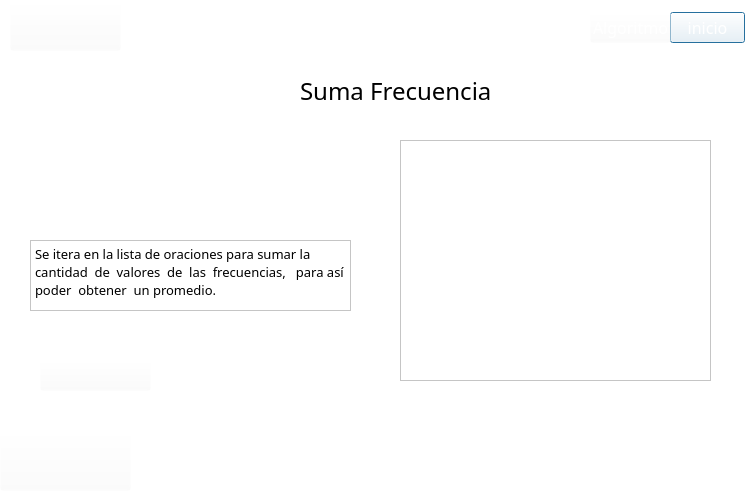
<?xml version="1.0" encoding="UTF-8"?>
<ui version="4.0">
 <class>Dialog</class>
 <widget class="QDialog" name="Dialog">
  <property name="geometry">
   <rect>
    <x>0</x>
    <y>0</y>
    <width>750</width>
    <height>495</height>
   </rect>
  </property>
  <property name="minimumSize">
   <size>
    <width>750</width>
    <height>495</height>
   </size>
  </property>
  <property name="maximumSize">
   <size>
    <width>750</width>
    <height>495</height>
   </size>
  </property>
  <property name="font">
   <font>
    <weight>75</weight>
    <bold>true</bold>
   </font>
  </property>
  <property name="windowTitle">
   <string>Paso 6</string>
  </property>
  <property name="styleSheet">
   <string notr="true">background-color: rgb(255, 255, 255, 255);</string>
  </property>
  <widget class="QPushButton" name="inicio">
   <property name="geometry">
    <rect>
     <x>670</x>
     <y>12</y>
     <width>75</width>
     <height>31</height>
    </rect>
   </property>
   <property name="font">
    <font>
     <family>Sylfaen</family>
     <pointsize>12</pointsize>
    </font>
   </property>
   <property name="cursor">
    <cursorShape>PointingHandCursor</cursorShape>
   </property>
   <property name="styleSheet">
    <string notr="true">background-color: rgb(255, 255, 255, 0);
font: 12pt &quot;Sylfaen&quot;;
color: rgb(255, 255, 255);</string>
   </property>
   <property name="text">
    <string>inicio</string>
   </property>
  </widget>
  <widget class="QLabel" name="label_2">
   <property name="geometry">
    <rect>
     <x>0</x>
     <y>-2</y>
     <width>751</width>
     <height>51</height>
    </rect>
   </property>
   <property name="text">
    <string/>
   </property>
   <property name="pixmap">
    <pixmap>../Images/header.png</pixmap>
   </property>
  </widget>
  <widget class="QPushButton" name="pushButton">
   <property name="geometry">
    <rect>
     <x>0</x>
     <y>430</y>
     <width>131</width>
     <height>61</height>
    </rect>
   </property>
   <property name="styleSheet">
    <string notr="true">background-color: rgb(255, 255, 255, 0);
font: 12pt &quot;Sylfaen&quot;;
color: rgb(255, 255, 255);</string>
   </property>
   <property name="text">
    <string/>
   </property>
   <property name="icon">
    <iconset>
     <normaloff>../Images/marca_UTP.png</normaloff>../Images/marca_UTP.png</iconset>
   </property>
   <property name="iconSize">
    <size>
     <width>125</width>
     <height>125</height>
    </size>
   </property>
  </widget>
  <widget class="QLabel" name="label">
   <property name="geometry">
    <rect>
     <x>300</x>
     <y>70</y>
     <width>191</width>
     <height>41</height>
    </rect>
   </property>
   <property name="font">
    <font>
     <family>Sylfaen</family>
     <pointsize>18</pointsize>
     <weight>9</weight>
     <italic>false</italic>
     <bold>false</bold>
    </font>
   </property>
   <property name="styleSheet">
    <string notr="true">font: 75 18pt &quot;Sylfaen&quot;;</string>
   </property>
   <property name="text">
    <string>Suma Frecuencias</string>
   </property>
  </widget>
  <widget class="QPushButton" name="ver">
   <property name="geometry">
    <rect>
     <x>40</x>
     <y>360</y>
     <width>111</width>
     <height>31</height>
    </rect>
   </property>
   <property name="font">
    <font>
     <family>Sylfaen</family>
     <pointsize>12</pointsize>
     <weight>50</weight>
     <italic>false</italic>
     <bold>false</bold>
    </font>
   </property>
   <property name="styleSheet">
    <string notr="true">background-color: rgb(255, 255, 255, 0);
font: 12pt &quot;Sylfaen&quot;;
color: rgb(255, 255, 255);</string>
   </property>
   <property name="text">
    <string/>
   </property>
   <property name="icon">
    <iconset>
     <normaloff>../Images/BotonesPasos/FreqTotalBtn.png</normaloff>../Images/BotonesPasos/FreqTotalBtn.png</iconset>
   </property>
   <property name="iconSize">
    <size>
     <width>110</width>
     <height>100</height>
    </size>
   </property>
  </widget>
  <widget class="QPushButton" name="logo">
   <property name="geometry">
    <rect>
     <x>10</x>
     <y>0</y>
     <width>111</width>
     <height>51</height>
    </rect>
   </property>
   <property name="font">
    <font>
     <family>Sylfaen</family>
     <pointsize>12</pointsize>
    </font>
   </property>
   <property name="cursor">
    <cursorShape>PointingHandCursor</cursorShape>
   </property>
   <property name="styleSheet">
    <string notr="true">background-color: rgb(255, 255, 255, 0);
font: 12pt &quot;Sylfaen&quot;;
color: rgb(255, 255, 255);</string>
   </property>
   <property name="text">
    <string/>
   </property>
   <property name="icon">
    <iconset>
     <normaloff>../Images/logo.png</normaloff>../Images/logo.png</iconset>
   </property>
   <property name="iconSize">
    <size>
     <width>120</width>
     <height>120</height>
    </size>
   </property>
  </widget>
  <widget class="QTextEdit" name="contenedor">
   <property name="geometry">
    <rect>
     <x>400</x>
     <y>140</y>
     <width>311</width>
     <height>241</height>
    </rect>
   </property>
   <property name="font">
    <font>
     <family>Sylfaen</family>
     <pointsize>11</pointsize>
    </font>
   </property>
   <property name="styleSheet">
    <string notr="true"/>
   </property>
   <property name="readOnly">
    <bool>true</bool>
   </property>
   <property name="html">
    <string>&lt;!DOCTYPE HTML PUBLIC &quot;-//W3C//DTD HTML 4.0//EN&quot; &quot;http://www.w3.org/TR/REC-html40/strict.dtd&quot;&gt;
&lt;html&gt;&lt;head&gt;&lt;meta name=&quot;qrichtext&quot; content=&quot;1&quot; /&gt;&lt;style type=&quot;text/css&quot;&gt;
p, li { white-space: pre-wrap; }
&lt;/style&gt;&lt;/head&gt;&lt;body style=&quot; font-family:'Sylfaen'; font-size:11pt; font-weight:400; font-style:normal;&quot;&gt;
&lt;p style=&quot;-qt-paragraph-type:empty; margin-top:0px; margin-bottom:0px; margin-left:0px; margin-right:0px; -qt-block-indent:0; text-indent:0px;&quot;&gt;&lt;br /&gt;&lt;/p&gt;&lt;/body&gt;&lt;/html&gt;</string>
   </property>
  </widget>
  <widget class="QPushButton" name="algoritmo">
   <property name="geometry">
    <rect>
     <x>590</x>
     <y>12</y>
     <width>81</width>
     <height>31</height>
    </rect>
   </property>
   <property name="font">
    <font>
     <family>Sylfaen</family>
     <pointsize>12</pointsize>
    </font>
   </property>
   <property name="cursor">
    <cursorShape>PointingHandCursor</cursorShape>
   </property>
   <property name="styleSheet">
    <string notr="true">background-color: rgb(255, 255, 255, 0);
font: 12pt &quot;Sylfaen&quot;;
color: rgb(255, 255, 255);</string>
   </property>
   <property name="text">
    <string>Algoritmo</string>
   </property>
  </widget>
  <widget class="QPlainTextEdit" name="plainTextEdit_6">
   <property name="enabled">
    <bool>true</bool>
   </property>
   <property name="geometry">
    <rect>
     <x>30</x>
     <y>240</y>
     <width>321</width>
     <height>71</height>
    </rect>
   </property>
   <property name="font">
    <font>
     <family>Sylfaen</family>
     <pointsize>10</pointsize>
     <kerning>true</kerning>
    </font>
   </property>
   <property name="cursor" stdset="0">
    <cursorShape>ArrowCursor</cursorShape>
   </property>
   <property name="toolTip">
    <string/>
   </property>
   <property name="layoutDirection">
    <enum>Qt::LeftToRight</enum>
   </property>
   <property name="autoFillBackground">
    <bool>false</bool>
   </property>
   <property name="styleSheet">
    <string notr="true"/>
   </property>
   <property name="undoRedoEnabled">
    <bool>true</bool>
   </property>
   <property name="readOnly">
    <bool>true</bool>
   </property>
   <property name="plainText">
    <string>Se itera en la lista de oraciones para sumar la cantidad  de  valores  de  las  frecuencias,   para así  poder  obtener  un promedio.</string>
   </property>
   <property name="backgroundVisible">
    <bool>false</bool>
   </property>
   <property name="centerOnScroll">
    <bool>false</bool>
   </property>
  </widget>
  <widget class="QLabel" name="label_13">
   <property name="geometry">
    <rect>
     <x>30</x>
     <y>140</y>
     <width>323</width>
     <height>71</height>
    </rect>
   </property>
   <property name="text">
    <string/>
   </property>
   <property name="pixmap">
    <pixmap>../Images/Algoritmo/a6.PNG</pixmap>
   </property>
  </widget>
  <zorder>label_2</zorder>
  <zorder>inicio</zorder>
  <zorder>pushButton</zorder>
  <zorder>label</zorder>
  <zorder>ver</zorder>
  <zorder>logo</zorder>
  <zorder>contenedor</zorder>
  <zorder>algoritmo</zorder>
  <zorder>plainTextEdit_6</zorder>
  <zorder>label_13</zorder>
 </widget>
 <resources/>
 <connections/>
</ui>
